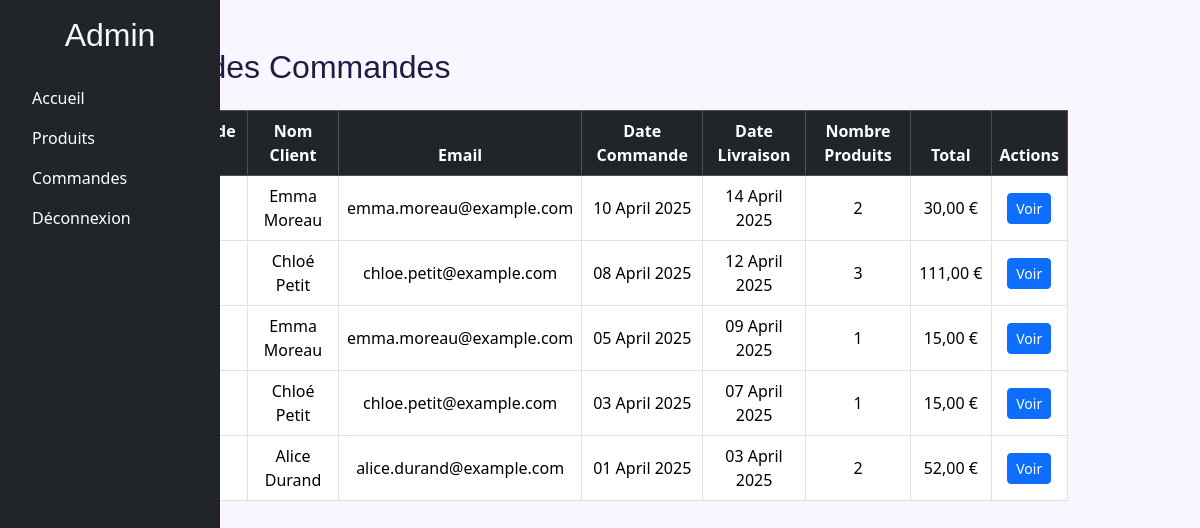
/src/Controller/controller_commandeAdmin.php (signed in), run on the app's committed database.
### tables this page shows
CREATE TABLE IF NOT EXISTS `76_commande` (
  `com_id` int NOT NULL AUTO_INCREMENT,
  `com_dateCommande` date NOT NULL,
  `com_dateLivraison` date NOT NULL,
  `use_id` int NOT NULL,
  PRIMARY KEY (`com_id`),
  KEY `use_id` (`use_id`)
);

CREATE TABLE IF NOT EXISTS `76_users` (
  `use_id` int NOT NULL AUTO_INCREMENT,
  `use_nom` varchar(100) NOT NULL,
  `use_prenom` varchar(100) NOT NULL,
  `use_mail` varchar(250) NOT NULL,
  `use_mdp` varchar(200) NOT NULL,
  `use_adresse` varchar(250) NOT NULL,
  `use_codePostal` int NOT NULL,
  `use_ville` varchar(200) NOT NULL,
  PRIMARY KEY (`use_id`),
  UNIQUE KEY `use_mail` (`use_mail`)
);

### src/Controller/controller_commandeAdmin.php (called while the page is built, shortened)
<?php
require_once '../Model/model_produit.php';
$fmt = new NumberFormatter('fr_FR', NumberFormatter::CURRENCY);
$commandT = Produits::afficherToutecommande();
include_once '../View/view_commandeAdmin.php';

### src/Model/model_produit.php (called while the page is built, shortened)
<?php
class Produits
{
    public static function afficherToutecommande()
    {
        $pdo = new PDO('mysql:host=' . DB_HOST . ';dbname=' . DB_NAME . ';charset=utf8', DB_USER, DB_PASS);
        $pdo->setAttribute(PDO::ATTR_ERRMODE, PDO::ERRMODE_EXCEPTION);
        $sql = 'SELECT
            u.use_id,
            u.use_nom,
            u.use_prenom,
            u.use_mail,
            c.com_id,
            c.com_dateCommande,
            c.com_dateLivraison,
            SUM(p.pro_prix * cl.comlig_quantité) AS total,
            SUM(cl.comlig_quantité) AS nb_produits
        FROM 76_commande c
        JOIN 76_users u ON c.use_id = u.use_id
        JOIN 76_commande_ligne cl ON c.com_id = cl.com_id
        JOIN 76_produits p ON cl.pro_id = p.pro_id
        GROUP BY c.com_id
        ORDER BY c.com_dateCommande DESC';
        $stmt = $pdo->prepare($sql);
        $stmt->execute();
        $command = $stmt->fetchAll(PDO::FETCH_ASSOC);
        foreach ($command as &$value) {
            if (isset($value['com_dateCommande'])) {
                $date = new DateTimeImmutable($value['com_dateCommande']);
                $dateL = new DateTimeImmutable($value['com_dateLivraison']);
            }
        }
        return $command;
    }
}

### src/View/view_commandeAdmin.php (the view, shortened to what this page needs)
<?php
include_once '../../templates/head.php';
include_once '../../templates/sidebar.php';
?>
<div class="container mt-5">
    <h2 class="mb-4">Liste des Commandes</h2>
    <table class="table table-bordered table-hover text-center align-middle">
        <thead class="table-dark">
            <tr>
                <th>Commande ID</th>
                <th>Nom Client</th>
                <th>Email</th>
                <th>Date Commande</th>
                <th>Date Livraison</th>
                <th>Nombre Produits</th>
                <th>Total</th>
                <th>Actions</th>
            </tr>
        </thead>
        <tbody>
        <?php for ($i = 0; $i < count($commandT); $i++) { ?>
            <tr>
                <td><?= $commandT[$i]['com_id'] ?></td>
                <td><?= $commandT[$i]['use_prenom'] . ' ' . $commandT[$i]['use_nom'] ?></td>
                <td><?= $commandT[$i]['use_mail'] ?></td>
                <td><?= $commandT[$i]['com_dateCommande'] ?></td>
                <td><?= $commandT[$i]['com_dateLivraison'] ?></td>
                <td><?= $commandT[$i]['nb_produits'] ?></td>
                <td><?= $fmt->format($commandT[$i]['total']) ?></td>
                <td>
                    <a href="controller_detailCommandeAdmin.php?id=<?= $commandT[$i]['com_id'] ?>" class="btn btn-primary btn-sm">Voir</a>
                </td>
            </tr>
        <?php } ?>
        </tbody>
    </table>
</div>

### assets/scss/style.css (style rules this page uses)
:root { --color-primary: #2C234D; --color-secondary: #C5B4E3; --color-accent: #E7C6D7; --color-background: #FAF6FF; --color-text: #3A2E4F; }
body h1, body h2, body h3, body h4, body h5, body h6 { font-family: "Playfair Display", sans-serif; color: #211A44; }

### data on the page
76_commande: use.use_prenom "Emma", use.use_nom "Moreau", use.use_mail "emma.moreau@example.com", com_dateCommande "10 April 2025", com_dateLivraison "14 April 2025", nb_produits "2", format "30,00 €"
76_commande: use.use_prenom "Chloé", use.use_nom "Petit", use.use_mail "chloe.petit@example.com", com_dateCommande "08 April 2025", com_dateLivraison "12 April 2025", nb_produits "3", format "111,00 €"
76_commande: use.use_prenom "Emma", use.use_nom "Moreau", use.use_mail "emma.moreau@example.com", com_dateCommande "05 April 2025", com_dateLivraison "09 April 2025", nb_produits "1", format "15,00 €"
76_commande: use.use_prenom "Chloé", use.use_nom "Petit", use.use_mail "chloe.petit@example.com", com_dateCommande "03 April 2025", com_dateLivraison "07 April 2025", nb_produits "1", format "15,00 €"
76_commande: use.use_prenom "Alice", use.use_nom "Durand", use.use_mail "alice.durand@example.com", com_dateCommande "01 April 2025", com_dateLivraison "03 April 2025", nb_produits "2", format "52,00 €"
